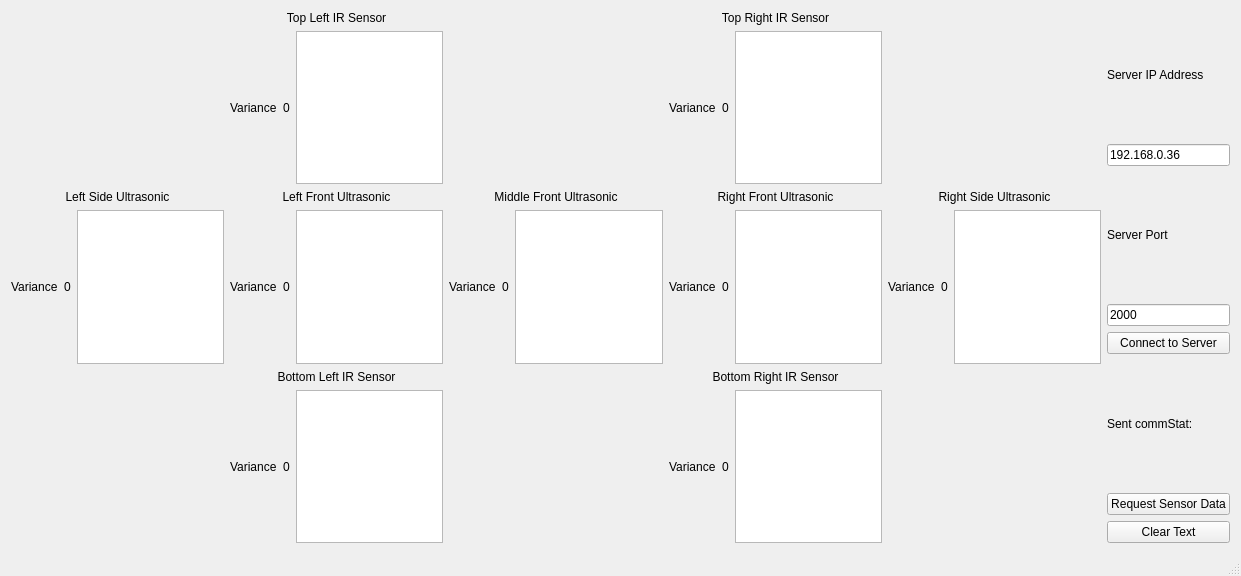
<?xml version="1.0" encoding="UTF-8"?>
<ui version="4.0">
 <class>MainWindow</class>
 <widget class="QMainWindow" name="MainWindow">
  <property name="geometry">
   <rect>
    <x>0</x>
    <y>0</y>
    <width>1241</width>
    <height>576</height>
   </rect>
  </property>
  <property name="windowTitle">
   <string>Comm Stats GUI</string>
  </property>
  <widget class="QWidget" name="centralWidget">
   <layout class="QVBoxLayout" name="verticalLayout_2">
    <item>
     <layout class="QHBoxLayout" name="horizontalLayout_4">
      <item>
       <layout class="QGridLayout" name="gridLayout">
        <item row="0" column="3">
         <widget class="QLabel" name="label_8">
          <property name="text">
           <string>Top Right IR Sensor</string>
          </property>
          <property name="alignment">
           <set>Qt::AlignCenter</set>
          </property>
         </widget>
        </item>
        <item row="3" column="2">
         <layout class="QHBoxLayout" name="horizontalLayout_7">
          <item>
           <widget class="QLabel" name="labelUM">
            <property name="text">
             <string>Variance</string>
            </property>
           </widget>
          </item>
          <item>
           <widget class="QLabel" name="valuesUM">
            <property name="text">
             <string>0</string>
            </property>
           </widget>
          </item>
          <item>
           <widget class="QTextBrowser" name="ultraMiddleBrowser"/>
          </item>
         </layout>
        </item>
        <item row="1" column="3">
         <layout class="QHBoxLayout" name="horizontalLayout_5">
          <item>
           <widget class="QLabel" name="labelTR">
            <property name="text">
             <string>Variance</string>
            </property>
           </widget>
          </item>
          <item>
           <widget class="QLabel" name="valuesTR">
            <property name="text">
             <string>0</string>
            </property>
           </widget>
          </item>
          <item>
           <widget class="QTextBrowser" name="toprightBrowser"/>
          </item>
         </layout>
        </item>
        <item row="3" column="1">
         <layout class="QHBoxLayout" name="horizontalLayout_6">
          <item>
           <widget class="QLabel" name="labelUL">
            <property name="text">
             <string>Variance</string>
            </property>
           </widget>
          </item>
          <item>
           <widget class="QLabel" name="valuesUL">
            <property name="text">
             <string>0</string>
            </property>
           </widget>
          </item>
          <item>
           <widget class="QTextBrowser" name="ultraLeftBrowser"/>
          </item>
         </layout>
        </item>
        <item row="0" column="1">
         <widget class="QLabel" name="label_4">
          <property name="text">
           <string>Top Left IR Sensor</string>
          </property>
          <property name="alignment">
           <set>Qt::AlignCenter</set>
          </property>
         </widget>
        </item>
        <item row="1" column="1">
         <layout class="QHBoxLayout" name="horizontalLayout_2">
          <item>
           <widget class="QLabel" name="labelTL">
            <property name="text">
             <string>Variance</string>
            </property>
           </widget>
          </item>
          <item>
           <widget class="QLabel" name="valuesTL">
            <property name="text">
             <string>0</string>
            </property>
           </widget>
          </item>
          <item>
           <widget class="QTextBrowser" name="topleftBrowser">
            <property name="html">
             <string>&lt;!DOCTYPE HTML PUBLIC &quot;-//W3C//DTD HTML 4.0//EN&quot; &quot;http://www.w3.org/TR/REC-html40/strict.dtd&quot;&gt;
&lt;html&gt;&lt;head&gt;&lt;meta name=&quot;qrichtext&quot; content=&quot;1&quot; /&gt;&lt;style type=&quot;text/css&quot;&gt;
p, li { white-space: pre-wrap; }
&lt;/style&gt;&lt;/head&gt;&lt;body style=&quot; font-family:'MS Shell Dlg 2'; font-size:8.25pt; font-weight:400; font-style:normal;&quot;&gt;
&lt;p style=&quot;-qt-paragraph-type:empty; margin-top:0px; margin-bottom:0px; margin-left:0px; margin-right:0px; -qt-block-indent:0; text-indent:0px;&quot;&gt;&lt;br /&gt;&lt;/p&gt;&lt;/body&gt;&lt;/html&gt;</string>
            </property>
           </widget>
          </item>
         </layout>
        </item>
        <item row="1" column="2">
         <layout class="QHBoxLayout" name="horizontalLayout_3"/>
        </item>
        <item row="3" column="3">
         <layout class="QHBoxLayout" name="horizontalLayout_8">
          <item>
           <widget class="QLabel" name="labelUR">
            <property name="text">
             <string>Variance</string>
            </property>
           </widget>
          </item>
          <item>
           <widget class="QLabel" name="valuesUR">
            <property name="text">
             <string>0</string>
            </property>
           </widget>
          </item>
          <item>
           <widget class="QTextBrowser" name="ultraRightBrowser"/>
          </item>
         </layout>
        </item>
        <item row="5" column="1">
         <layout class="QHBoxLayout" name="horizontalLayout_10">
          <item>
           <widget class="QLabel" name="labelBL">
            <property name="text">
             <string>Variance</string>
            </property>
           </widget>
          </item>
          <item>
           <widget class="QLabel" name="valuesBL">
            <property name="text">
             <string>0</string>
            </property>
           </widget>
          </item>
          <item>
           <widget class="QTextBrowser" name="bottomleftBrowser"/>
          </item>
         </layout>
        </item>
        <item row="5" column="2">
         <layout class="QHBoxLayout" name="horizontalLayout_11"/>
        </item>
        <item row="5" column="3">
         <layout class="QHBoxLayout" name="horizontalLayout">
          <item>
           <widget class="QLabel" name="labelBR">
            <property name="text">
             <string>Variance</string>
            </property>
           </widget>
          </item>
          <item>
           <widget class="QLabel" name="valuesBR">
            <property name="text">
             <string>0</string>
            </property>
           </widget>
          </item>
          <item>
           <widget class="QTextBrowser" name="bottomrightBrowser"/>
          </item>
         </layout>
        </item>
        <item row="2" column="3">
         <widget class="QLabel" name="label_7">
          <property name="text">
           <string>Right Front Ultrasonic</string>
          </property>
          <property name="alignment">
           <set>Qt::AlignCenter</set>
          </property>
         </widget>
        </item>
        <item row="4" column="1">
         <widget class="QLabel" name="label_10">
          <property name="text">
           <string>Bottom Left IR Sensor</string>
          </property>
          <property name="alignment">
           <set>Qt::AlignCenter</set>
          </property>
         </widget>
        </item>
        <item row="2" column="2">
         <widget class="QLabel" name="label_11">
          <property name="text">
           <string>Middle Front Ultrasonic</string>
          </property>
          <property name="alignment">
           <set>Qt::AlignCenter</set>
          </property>
         </widget>
        </item>
        <item row="4" column="3">
         <widget class="QLabel" name="label_6">
          <property name="text">
           <string>Bottom Right IR Sensor</string>
          </property>
          <property name="alignment">
           <set>Qt::AlignCenter</set>
          </property>
         </widget>
        </item>
        <item row="2" column="1">
         <widget class="QLabel" name="label_5">
          <property name="text">
           <string>Left Front Ultrasonic</string>
          </property>
          <property name="alignment">
           <set>Qt::AlignCenter</set>
          </property>
         </widget>
        </item>
        <item row="2" column="0">
         <widget class="QLabel" name="label_3">
          <property name="text">
           <string>Left Side Ultrasonic</string>
          </property>
          <property name="alignment">
           <set>Qt::AlignCenter</set>
          </property>
         </widget>
        </item>
        <item row="2" column="4">
         <widget class="QLabel" name="label_9">
          <property name="text">
           <string>Right Side Ultrasonic</string>
          </property>
          <property name="alignment">
           <set>Qt::AlignCenter</set>
          </property>
         </widget>
        </item>
        <item row="3" column="0">
         <layout class="QHBoxLayout" name="horizontalLayout_9">
          <item>
           <widget class="QLabel" name="labelLS">
            <property name="text">
             <string>Variance</string>
            </property>
           </widget>
          </item>
          <item>
           <widget class="QLabel" name="valuesLS">
            <property name="text">
             <string>0</string>
            </property>
           </widget>
          </item>
          <item>
           <widget class="QTextBrowser" name="ultraLeftSideBrowser">
            <property name="html">
             <string>&lt;!DOCTYPE HTML PUBLIC &quot;-//W3C//DTD HTML 4.0//EN&quot; &quot;http://www.w3.org/TR/REC-html40/strict.dtd&quot;&gt;
&lt;html&gt;&lt;head&gt;&lt;meta name=&quot;qrichtext&quot; content=&quot;1&quot; /&gt;&lt;style type=&quot;text/css&quot;&gt;
p, li { white-space: pre-wrap; }
&lt;/style&gt;&lt;/head&gt;&lt;body style=&quot; font-family:'MS Shell Dlg 2'; font-size:8.25pt; font-weight:400; font-style:normal;&quot;&gt;
&lt;p style=&quot;-qt-paragraph-type:empty; margin-top:0px; margin-bottom:0px; margin-left:0px; margin-right:0px; -qt-block-indent:0; text-indent:0px;&quot;&gt;&lt;br /&gt;&lt;/p&gt;&lt;/body&gt;&lt;/html&gt;</string>
            </property>
           </widget>
          </item>
         </layout>
        </item>
        <item row="3" column="4">
         <layout class="QHBoxLayout" name="horizontalLayout_12">
          <item>
           <widget class="QLabel" name="labelRS">
            <property name="text">
             <string>Variance</string>
            </property>
           </widget>
          </item>
          <item>
           <widget class="QLabel" name="valuesRS">
            <property name="text">
             <string>0</string>
            </property>
           </widget>
          </item>
          <item>
           <widget class="QTextBrowser" name="ultraRightSideBrowser">
            <property name="html">
             <string>&lt;!DOCTYPE HTML PUBLIC &quot;-//W3C//DTD HTML 4.0//EN&quot; &quot;http://www.w3.org/TR/REC-html40/strict.dtd&quot;&gt;
&lt;html&gt;&lt;head&gt;&lt;meta name=&quot;qrichtext&quot; content=&quot;1&quot; /&gt;&lt;style type=&quot;text/css&quot;&gt;
p, li { white-space: pre-wrap; }
&lt;/style&gt;&lt;/head&gt;&lt;body style=&quot; font-family:'MS Shell Dlg 2'; font-size:8.25pt; font-weight:400; font-style:normal;&quot;&gt;
&lt;p style=&quot;-qt-paragraph-type:empty; margin-top:0px; margin-bottom:0px; margin-left:0px; margin-right:0px; -qt-block-indent:0; text-indent:0px;&quot;&gt;&lt;br /&gt;&lt;/p&gt;&lt;/body&gt;&lt;/html&gt;</string>
            </property>
           </widget>
          </item>
         </layout>
        </item>
       </layout>
      </item>
      <item>
       <layout class="QVBoxLayout" name="verticalLayout_3">
        <item>
         <widget class="QLabel" name="label">
          <property name="text">
           <string>Server IP Address</string>
          </property>
         </widget>
        </item>
        <item>
         <widget class="QLineEdit" name="serverIPAddressInput">
          <property name="text">
           <string>192.168.0.36</string>
          </property>
         </widget>
        </item>
        <item>
         <widget class="QLabel" name="label_2">
          <property name="text">
           <string>Server Port</string>
          </property>
         </widget>
        </item>
        <item>
         <widget class="QLineEdit" name="serverPortInput">
          <property name="text">
           <string>2000</string>
          </property>
         </widget>
        </item>
        <item>
         <widget class="QPushButton" name="connectToServer">
          <property name="text">
           <string>Connect to Server</string>
          </property>
         </widget>
        </item>
        <item>
         <widget class="QLabel" name="sentCommStatLabel">
          <property name="text">
           <string>Sent commStat:</string>
          </property>
         </widget>
        </item>
        <item>
         <widget class="QPushButton" name="requestButton">
          <property name="text">
           <string>Request Sensor Data</string>
          </property>
         </widget>
        </item>
        <item>
         <widget class="QPushButton" name="pushButton">
          <property name="text">
           <string>Clear Text</string>
          </property>
         </widget>
        </item>
       </layout>
      </item>
     </layout>
    </item>
   </layout>
  </widget>
  <widget class="QStatusBar" name="statusBar"/>
 </widget>
 <layoutdefault spacing="6" margin="11"/>
 <resources/>
 <connections/>
</ui>
